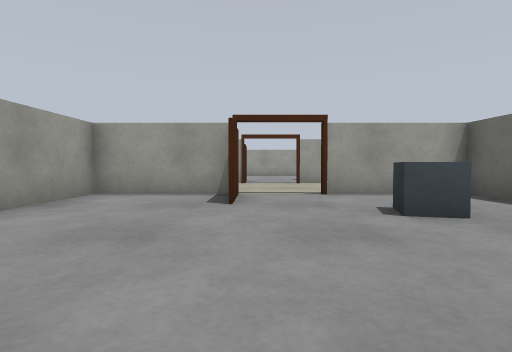
view 1 (above)

20 first-person views from a walk through a world built for the Gazebo simulator. The camera is 0.61 m above the floor, tilts 2° down and sees 80° across. The floor is counted in squares, 1 m on a side. Each view is taken from the middle of a square. On the plan, view 1 faces up. The plan holds only what a view shows up to about 9 squares ahead; the rest is blank.

view 2
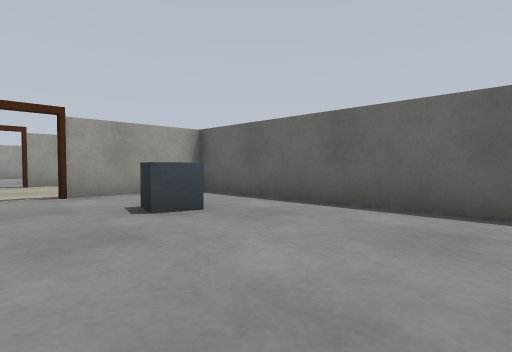

view 3
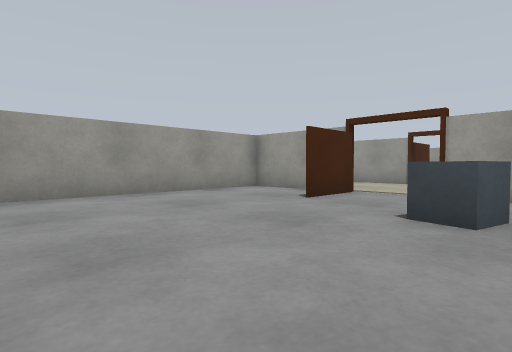

view 4
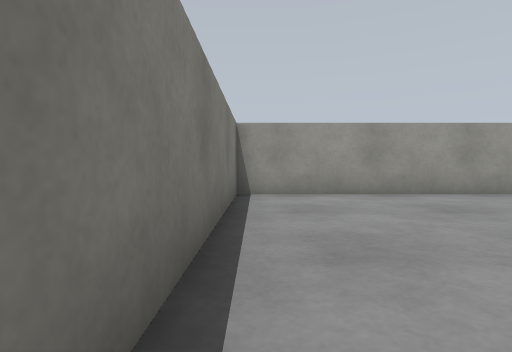

view 5
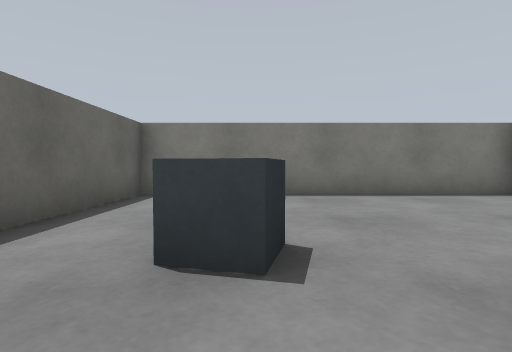

view 6
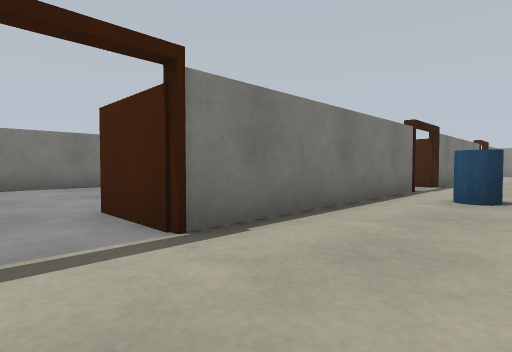

view 7
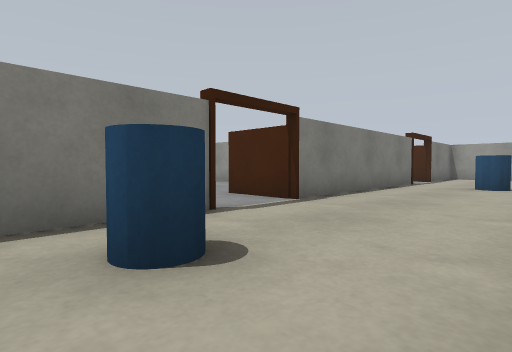

view 8
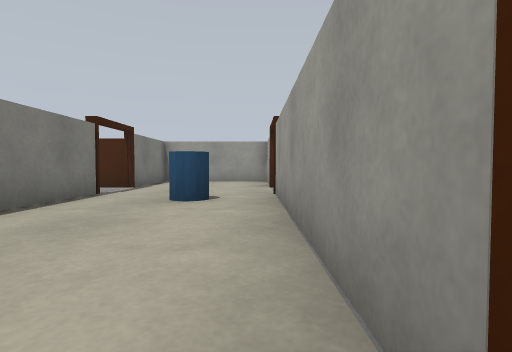

view 9
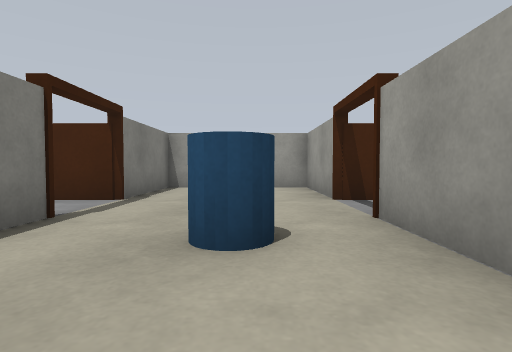

view 10
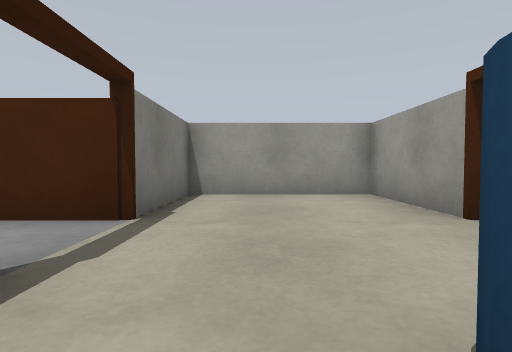

view 11
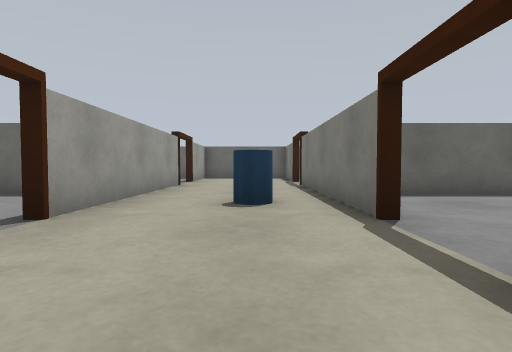

view 12
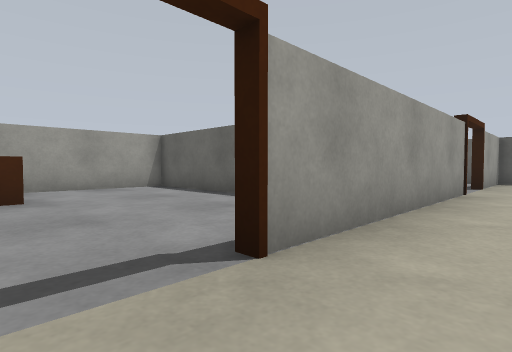

view 13
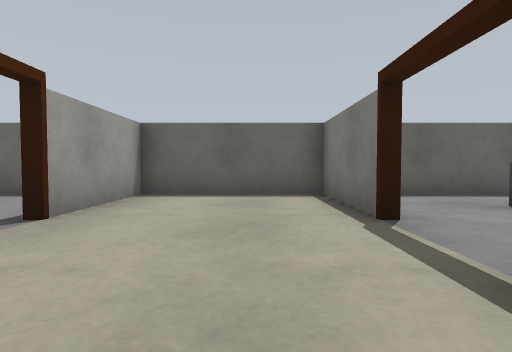

view 14
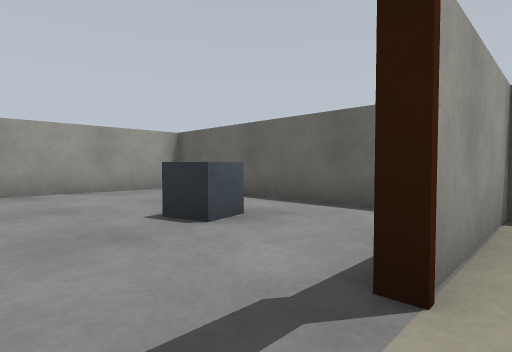

view 15
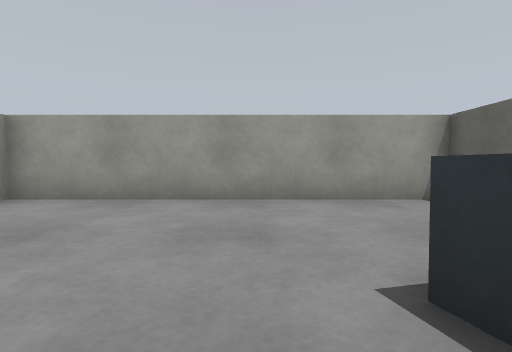

view 16
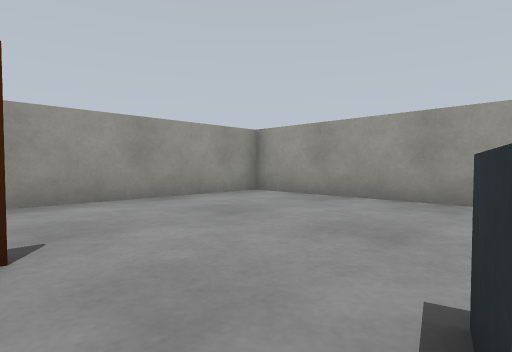

view 17
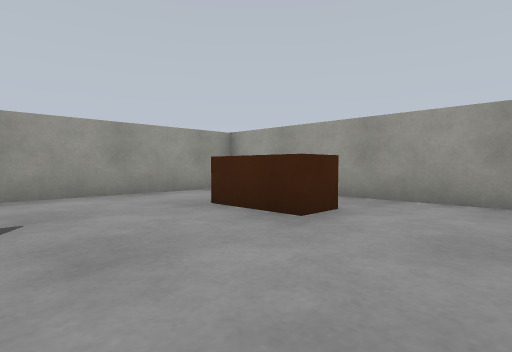

view 18
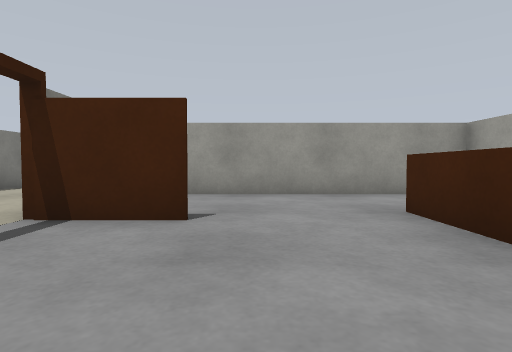

view 19
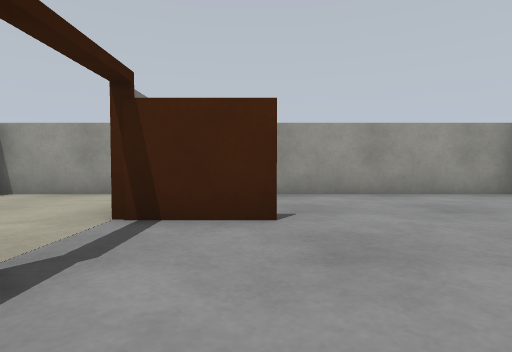

view 20
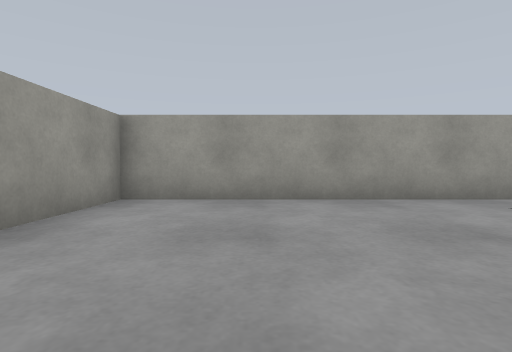

### Floor plan
Points are (right, up) in squares from view 1. A wall is a line through its corners. A room is listed if a view was taken in it or the views show most of it. See-through windows are left out.
Room 1 (views 1, 2, 3, 4, 5)
walls: (-0.5, 6.4) (-3.4, 6.4) (-3.4, -0.4) (4.4, -0.4) (4.4, 7); (4.5, 6.4) (1.4, 6.4)
ways out: opening at (0.5, 7) to room 2
objects: door leaf (0, 5) to (0, 6); door leaf (1, 6) to (1, 7); crate (2, 4)
Room 2 (views 6, 7, 8, 9, 10, 11, 12, 13, 14)
walls: (-8.5, 10.4) (-14.6, 10.4); (-6.6, 6.6) (-0.6, 6.6); (-14.6, 6.6) (-8.5, 6.6); (-0.5, 10.4) (-6.5, 10.4); (-16.5, 10.4) (-19.4, 10.4) (-19.4, 6.6) (-16.5, 6.6); (1.5, 6.6) (4.5, 6.6); (4.4, 7) (4.4, 10.4) (1.5, 10.4)
ways out: opening at (0.5, 7) to room 1; opening at (0.5, 11) to room 3; opening at (-15.5, 11) to room 4; opening at (-7.5, 11) to room 4; opening at (-15.5, 7); opening at (-7.5, 7)
objects: door leaf (-16, 7); door leaf (-15, 6) to (-15, 7); door leaf (-15, 10) to (-15, 11); barrel (-14, 9) to (-13, 9); door leaf (-8, 7); door leaf (-7, 6) to (-7, 7); door leaf (-7, 10) to (-7, 11); barrel (-5, 8); door leaf (0, 7); door leaf (1, 10) to (1, 11)
Room 3 (views 15, 16)
walls: (4.4, 11.9) (4.4, 17.4) (-3.4, 17.4) (-3.4, 12.5)
ways out: opening at (0.5, 11) to room 2
objects: door leaf (0, 11); door leaf (0, 12); crate (2, 13)
Room 4 (views 17, 18, 19, 20)
walls: (-11.4, 13.5) (-11.4, 11.5); (-12.4, 17.4) (-19.4, 17.4) (-19.4, 12.4); (-3.6, 12.9) (-3.6, 17.4) (-11.4, 17.4) (-11.4, 16.4)
ways out: opening at (-15.5, 11) to room 2; opening at (-7.5, 11) to room 2
objects: door leaf (-16, 11); door leaf (-16, 12); brown box (-9, 15) to (-7, 16); door leaf (-8, 11); door leaf (-8, 12)

Where each view was taken, in squares from view 1:
view 1: 0 up, 0 right, facing up
view 2: 0 up, 0 right, facing up-right
view 3: 0 up, 3 right, facing up-left
view 4: 0 up, 3 right, facing left
view 5: 6 up, 2 right, facing down
view 6: 9 up, 1 right, facing down-left
view 7: 10 up, 4 left, facing down-left
view 8: 10 up, 8 left, facing left
view 9: 9 up, 11 left, facing left
view 10: 8 up, 13 left, facing left
view 11: 8 up, 10 left, facing right
view 12: 9 up, 8 left, facing up-right
view 13: 8 up, 2 left, facing right
view 14: 10 up, 0 right, facing up-right
view 15: 12 up, 1 right, facing up
view 16: 12 up, 2 right, facing up-left
view 17: 12 up, 5 left, facing up-left
view 18: 13 up, 5 left, facing left
view 19: 12 up, 13 left, facing left
view 20: 12 up, 17 left, facing up
